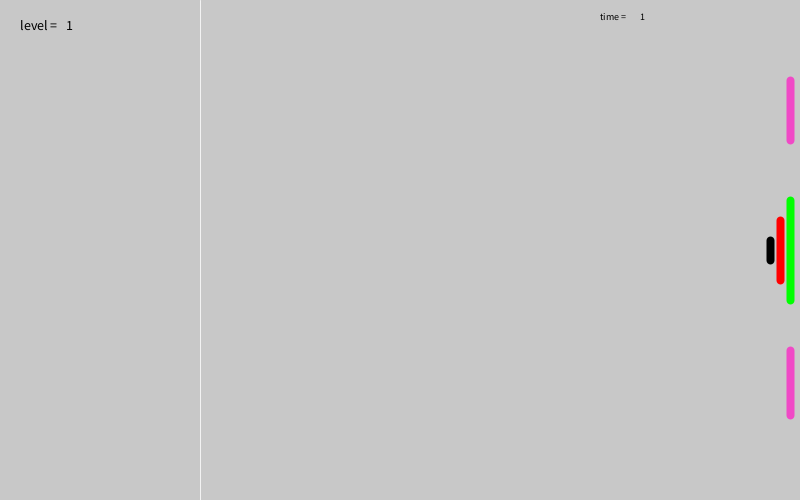
Frame 1 (no input)
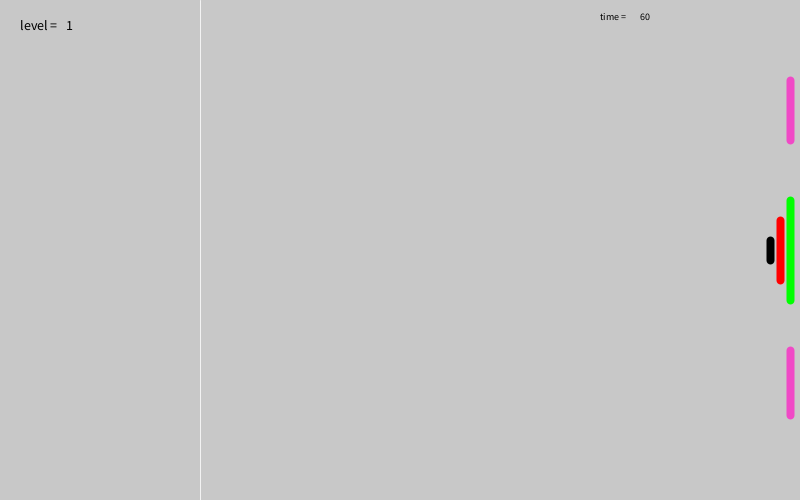
Frame 60 (the mouse pressed at the canvas centre just before this capture)
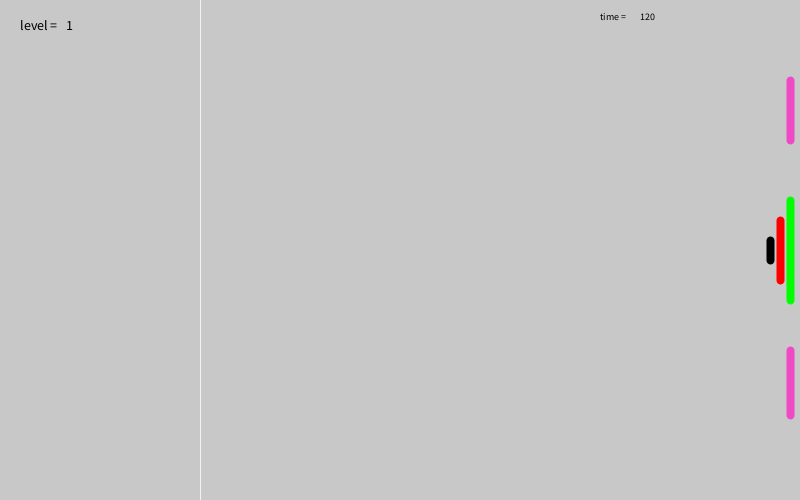
Frame 120 (the mouse held since frame 60 and released just before this capture)

The Processing sketch that drew these frames (run headless with seeded random() and noise(); from frame 60 on, the mouse is pressed at the canvas centre):

// Processing sketch: processing_102936
// ── processing_102936.pde

int b = 0;
int r = 255;
int g = 255;
int pd = 20;
int s = 0;
int l = 200;
int bo = 0;
int px = mouseX+80;
int py = mouseY-60;
int ps = 5;
int d = 25;
int L = 1;
int time = 0;
int out = 1000;
float r1;
float g1;
float b1;
float a;
float bak;
float bak2;
float bak3;
float bb;
float diam;
float x;
float y;
float y1 = 42;
float y2 = -44;
float tx = 770;
float ty = 240;
float ty1 = 260;
float rx = 780;
float ry = 220;
float ry1 = 280;
float gx = 790;
float gy = 200;
float gy1 = 300;
float ply = 80;
float ply2 = 140;
float ply3 = 350;
float ply4 = 415;
boolean mouseMoved = false;
boolean keyReleased = false;
boolean win = false;
boolean lose = false;
boolean hit = false;
boolean miss = false;
boolean mouse = false;
boolean score = false;
void setup() {
  size(800, 500);
  smooth();
}
void draw() {
  if(mouse == true) {
    mouseY = mouseY;
  }
  if(mouse == false) {
    delay(d);
   mouseY = mouseY+int(random(y1));
   mouseY = mouseY+int(random(y2));
  }
loop();
background(200);
strokeWeight(8);
stroke(b);
line(tx, ty, tx, ty1);
stroke(r, 0, 0);
line(rx, ry, rx, ry1);
stroke(0, g, 0);
line(gx, gy, gx, gy1);
stroke(240, 73, 198);
line(790, ply, 790, ply2);
line(790, ply3, 790, ply4);
stroke(0);
strokeWeight(5);
float mx = constrain(mouseX, 0, 120);
line(mx, mouseY-60, mx+80, mouseY-60);
fill(0);
textSize(14);
text("level = ", 20, 30);
text(L, 66, 30);
time = time+1;
textSize(10);
text("time =", 600, 20);
text(time, 640, 20);
   if(time == out) {
     lose = true;
   }
   if(keyPressed) {
     if(key == 'x') {
     mouse = true;
stroke(20, 10, 255);
px = px+5;
py = mouseY-60;
mouseY = mouseY;
pd = int(20);
ellipse(px, py, ps, ps);
  }
   }
     if(px >= 786 && py <= ply2 && py >= ply) {
       s = s-5;
       lose = false;
       noLoop();
       fill(255, 0, 0);
       textSize(20);
       text(s, 700, 20);
     }
     if(px >= 786 && py <= ply4 && py >= ply3) {
       s = s-5;
       lose = false;
       noLoop();
       fill(255, 0, 0);
       textSize(20);
       text(s, 700, 20);
     }
     if(py < 200 && px >= 790) {
     lose = true;
   }
   if(py > 300 && px >= 790) {
     lose = true;
   }
    if(py >= 240 && py <= 260 && px >= 780) {
      s = s + 15;
      score = true;
      textSize(22);
      fill(255, 0, 0);
      text("Bulls eye!", 400, 250);
    }
    if(1 < 222) {
      stroke(255,200);
      strokeWeight(1);
      line(200, 0, 200, 500);
    }
    if(py >= 220 && py <= 280 && px >= 790) {
      s = s+10;
      score = true;
    }
     if(py >= 200 && py <= 300 && px >= 798) {
     s = s + 5;
     score = true;
   }
    if(score == true) {
      noLoop();
      textSize(16);
      fill(40);
      s = s+bo;
      text(s, 700, 20);
    }
    if(s >= 50) {
      win = true;
    } 
    if(win == true) {
      redraw();
      time = 0;
      out = out-50;
      background(255);
      textSize(22);
      fill(0, 0, 255);
      stroke(0, 0, 255);
      text("you win", 400, 250);
      fill(0);
      textSize(10);
      text("click", 400, 280);
      text("score = ", 670, 60);
      fill(60, 80, 80);
      text(s, 710, 60);
      text("bonuspoints =", 670, 80);
      bo = bo+s-50;
      text(bo, 742, 80);
      L = L + 1;
      d = d-5;
      y1 = y1 + 2;
      y2 = y2 - 2;
    }
       if(L >= 10) {
         win = false;
         lose = false;
        bak = random(255);
        bak2 = random(40);
        bak3 = random(60);
        bb = random(200);
        r1 = random(255);
        g1 = random(255);
        b1 = random(255);
        a = random(255);
        diam = random(100);
        x = random(width);
        y = random(height);
        noStroke();
        background(bak3, bak2, bak);
         fill(r1, g1, b1, a);
         ellipse(x, y, diam, diam);
         textSize(32);
         fill(0, 0, 255);
         text("you have completed this game", 5, 200);
         fill(0, 255, 0);
         text("designed by Timothy Warren Bennett", 5, 250);
         fill(255, 0, 0);
         text("this was done useing GOOSTERWARE", 5, 300);
       }
    if(lose == true) {
      background(0);
      lose = true;
      s = 0;
      bo = 0;
      time = 0;
      out = out+50;
      loop();
      fill(255);
      textSize(122);
      fill(255, 0, 0);
      text("YOU LOSE!!", 122, 260);
      textSize(10);
      fill(255);
      text("Click to play again", 390, 280);
      noLoop();
      y1 = y1-2;
      y2 = y2+2;
      redraw();
      L = L-1;
      d = d+5;
 
    }
   }
   void mouseClicked() {
     loop();
     background(200);
     b = 0;
     L = L;
     time = time;
     if(win == false) {
       redraw();
     s = s;
     }
     if(win == true) {
       s = 0;
       }
bo = bo;
time = time+1;
int r = 255;
int g = 255;
int pd = 20;
px = mouseX+80;
px = px;
int py = mouseY-60;
int ps = 5;
float tx = 770;
float ty = 240;
float ty1 = 260;
float rx = 780;
float ry = 220;
float ry1 = 280;
float gx = 790;
float gy = 200;
float gy1 = 300;
d = d;
win = false;
lose = false;
hit = false;
miss = false; 
mouse = false;
score = false;
   }
  void keyReleased() {
   if(px < 798)
   if(key == 'x') {
     lose = true;
   }
  }
